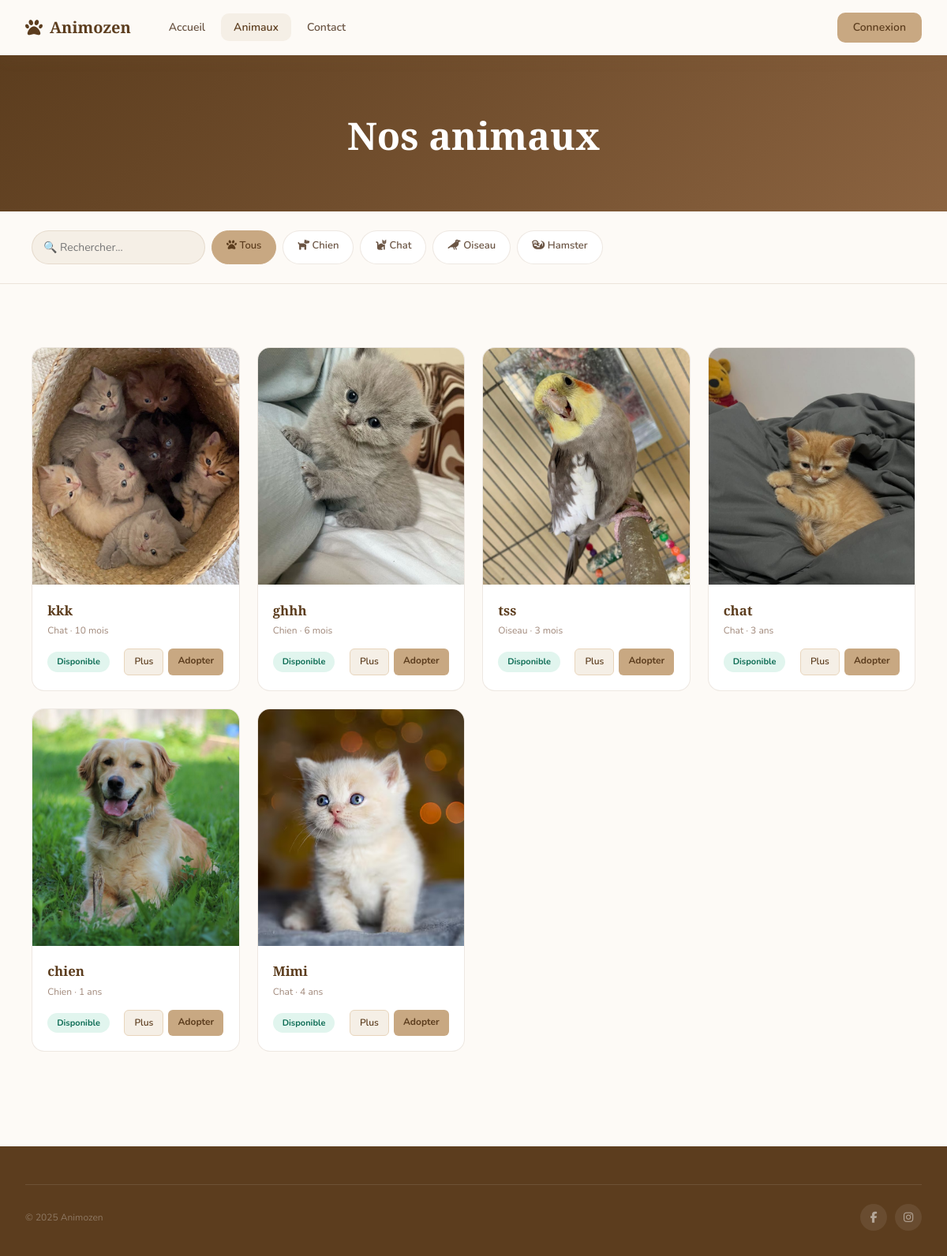
The page /pets.php on the database as committed earlier.
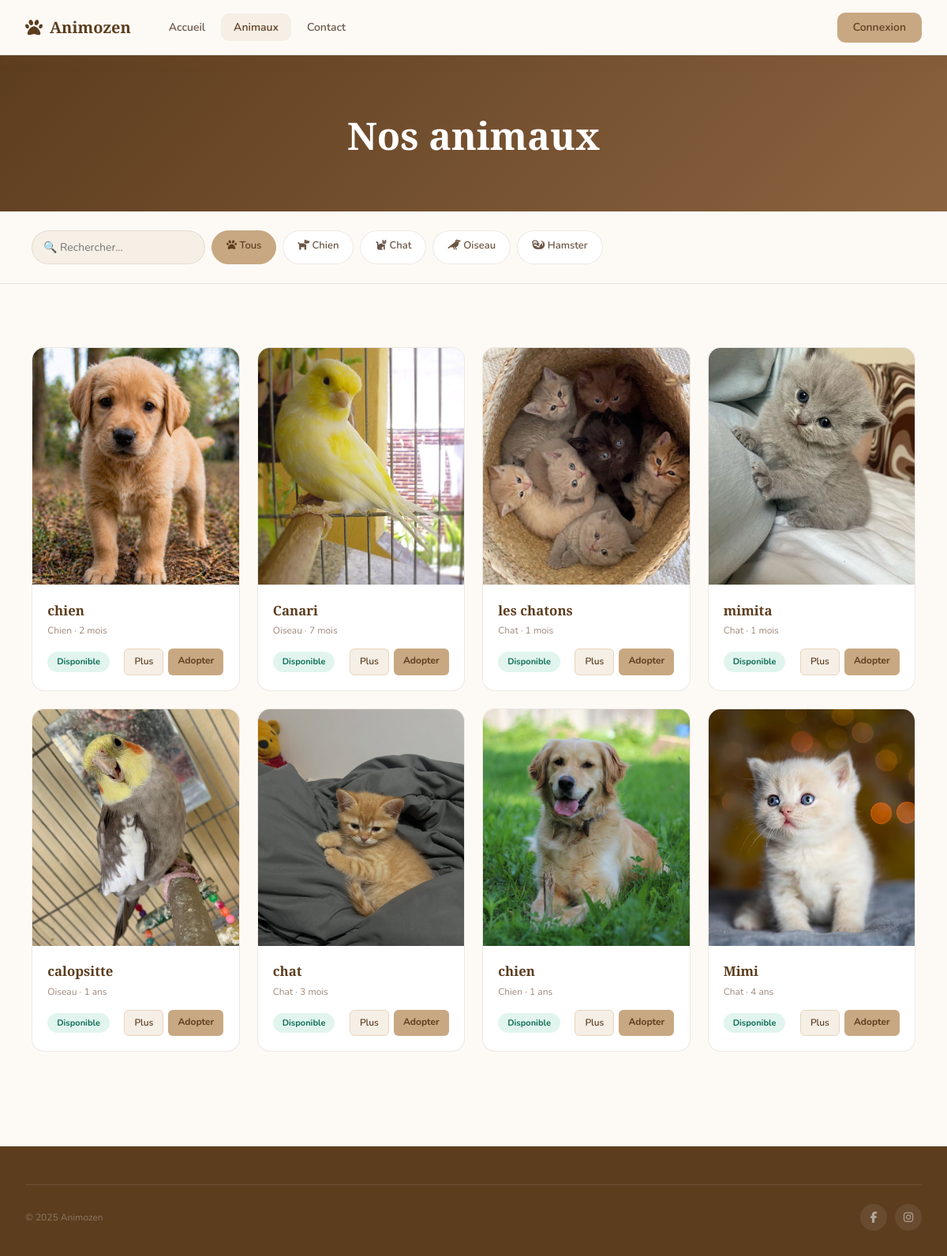
The same page on the database as committed later.
### tables this page shows
CREATE TABLE `animaux` (
  `id` int(11) NOT NULL,
  `nom` varchar(100) DEFAULT NULL,
  `type` varchar(50) DEFAULT NULL,
  `age` int(11) DEFAULT NULL,
  `image` varchar(255) DEFAULT NULL,
  `description` text DEFAULT NULL,
  `id_utilisateur` int(11) DEFAULT NULL,
  `age_unite` varchar(10) DEFAULT 'ans'
);

### pets.php (the view, shortened to what this page needs)
<?php
require_once 'config.php';
$type_filter = trim($_GET['type'] ?? '');
$search = trim($_GET['q'] ?? '');
$sql = "SELECT a.*, u.whatsapp FROM animaux a LEFT JOIN utilisateurs u ON a.id_utilisateur = u.id WHERE 1=1";
$params = [];
$sql .= " ORDER BY a.id DESC";
$stmt = $pdo->prepare($sql);
$stmt->execute($params);
$animaux = $stmt->fetchAll();
?>
<!DOCTYPE html>
<html lang="fr">
<head>
<link rel="stylesheet" href="https://cdnjs.cloudflare.com/ajax/libs/font-awesome/6.5.1/css/all.min.css"/>
<link rel="stylesheet" href="style.css"/>
</head>
<body>
<nav class="navbar scrolled">
  <div class="nav-container">
    <a href="index.php" class="nav-logo"><i class="fa-solid fa-paw"></i><span>Animozen</span></a>
    <ul class="nav-links">
      <li><a href="index.php">Accueil</a></li>
      <li><a href="pets.php" class="active">Animaux</a></li>
      <li><a href="contact.php">Contact</a></li>
    </ul>
    <div class="nav-auth">
      <?php if(isset($_SESSION['user_id'])): ?>
        <a href="mes_animaux.php" class="btn-nav">Mes animaux</a>
        <a href="logout.php" class="btn-nav">Déconnexion</a>
      <?php else: ?>
        <a href="connexion.php" class="btn-nav-solid">Connexion</a>
      <?php endif; ?>
    </div>
  </div>
</nav>
<div class="page-top">
  <div class="page-header"><h1>Nos animaux</h1></div>
  <div style="max-width:1200px;margin:0 auto;padding:1.5rem 2.5rem;display:flex;gap:10px;flex-wrap:wrap;align-items:center;border-bottom:1px solid var(--border);">
    <form method="GET" style="display:flex;gap:8px;flex-wrap:wrap;flex:1;">
      <input type="text" name="q" value="<?= htmlspecialchars($search) ?>" class="form-input" placeholder="🔍 Rechercher..." style="max-width:220px;border-radius:999px;"/>
      <?php foreach([''=>'<i class="fa-solid fa-paw"></i> Tous','chien'=>'<i class="fa-solid fa-dog"></i> Chien','chat'=>'<i class="fa-solid fa-cat"></i> Chat','oiseau'=>'<i class="fa-solid fa-crow"></i> Oiseau','hamster'=>'<i class="fa-solid fa-otter"></i> Hamster'] as $t => $label):
    $active = strtolower($type_filter) === $t ? 'background:var(--beige);color:var(--brown-dark);border-color:var(--beige);' : '';
?>
<a href="pets.php?type=<?= $t ?>&q=<?= urlencode($search) ?>" style="padding:8px 18px;border:1.5px solid var(--border);border-radius:999px;font-size:13px;font-weight:600;cursor:pointer;background:var(--white);color:var(--text2);text-decoration:none;<?= $active ?>"><?= $label ?></a>
<?php endforeach; ?>
    </form>
  </div>
  <div class="section">
    <div class="pets-grid">
      <?php foreach($animaux as $a):
$type_lower = strtolower($a['type']);
$icon = $type_lower === 'chat'    ? '<i class="fa-solid fa-cat"></i>'
      : ($type_lower === 'oiseau'  ? '<i class="fa-solid fa-dove"></i>'
      : ($type_lower === 'hamster' ? '<i class="fa-solid fa-paw"></i>'
      :                              '<i class="fa-solid fa-dog"></i>'));      ?>
      <div class="pet-card">
        <div class="pet-thumb">
          <?php if(!empty($a['image']) && file_exists('uploads/'.$a['image'])): ?>
            <img src="uploads/<?= htmlspecialchars($a['image']) ?>" alt="<?= htmlspecialchars($a['nom']) ?>"/>
          <?php else: ?><span class="pet-thumb-placeholder" style="font-size:2.5rem;"><?= $icon ?></span>
          <?php endif; ?>
        </div>
        <div class="pet-body">
          <h3><?= htmlspecialchars($a['nom']) ?></h3>
          <p class="meta"><?= htmlspecialchars($a['type']) ?> · <?= $a['age'] ?> <?= $a['age_unite'] ?? 'ans' ?></p>          <div class="pet-foot">
            <span class="badge badge-available">Disponible</span>
            <div class="pet-actions">
              <a href="detail.php?id=<?= $a['id'] ?>" class="btn-detail">Plus</a>
              <?php if(!empty($a['whatsapp'])): ?>
                <a href="https://wa.me/<?= htmlspecialchars($a['whatsapp']) ?>?text=<?= urlencode('Bonjour, je veux adopter: '.$a['nom']) ?>" target="_blank" class="btn-adopt-sm">Adopter</a>
              <?php else: ?>
                <a href="detail.php?id=<?= $a['id'] ?>" class="btn-adopt-sm">Adopter</a>
              <?php endif; ?>
            </div>
          </div>
        </div>
      </div>
      <?php endforeach; ?>
    </div>
  </div>
</div>
<footer class="footer">
  <div class="footer-bottom" style="max-width:1200px;margin:0 auto;">
    <span class="footer-copy">© 2025 Animozen</span>
    <div class="footer-socials">
      <a href="#"><i class="fa-brands fa-facebook-f"></i></a>
      <a href="#"><i class="fa-brands fa-instagram"></i></a>
    </div>
  </div>
</footer>
</body>
</html>

Rows that differ between the two databases and show on the page:
added animaux: image (picture), nom "chien", type "Chien", age "2", age_unite "mois"
added animaux: image (picture), nom "Canari", type "Oiseau", age "7", age_unite "mois"
changed animaux: nom "kkk" → "les chatons"; age "10" → "1"
changed animaux: nom "ghhh" → "mimita"; type "Chien" → "Chat"; age "6" → "1"
changed animaux: nom "tss" → "calopsitte"; age "3" → "1"; age_unite "mois" → "ans"
changed animaux "chat": age_unite "ans" → "mois"
